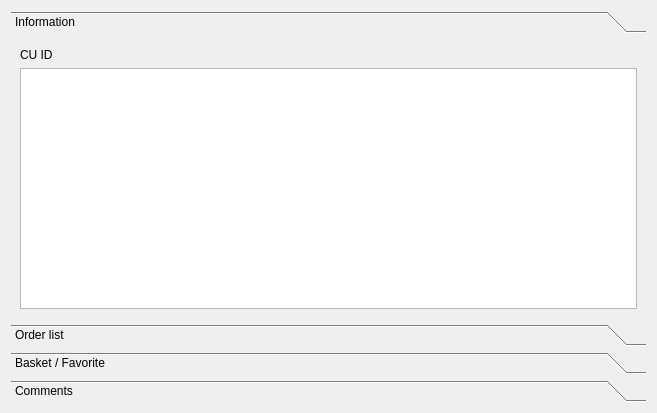
<?xml version="1.0" encoding="UTF-8"?>
<ui version="4.0">
 <class>Form</class>
 <widget class="QWidget" name="Form">
  <property name="geometry">
   <rect>
    <x>0</x>
    <y>0</y>
    <width>657</width>
    <height>413</height>
   </rect>
  </property>
  <property name="windowTitle">
   <string>Form</string>
  </property>
  <layout class="QGridLayout" name="gridLayout">
   <item row="0" column="0">
    <widget class="QToolBox" name="toolBox">
     <property name="currentIndex">
      <number>0</number>
     </property>
     <widget class="QWidget" name="page">
      <property name="geometry">
       <rect>
        <x>0</x>
        <y>0</y>
        <width>635</width>
        <height>267</height>
       </rect>
      </property>
      <attribute name="label">
       <string>Information</string>
      </attribute>
      <layout class="QGridLayout" name="gridLayout_2">
       <item row="0" column="0">
        <widget class="QLabel" name="label">
         <property name="text">
          <string>CU ID </string>
         </property>
        </widget>
       </item>
       <item row="1" column="0">
        <widget class="QTableWidget" name="costumer_profile_information_table"/>
       </item>
      </layout>
     </widget>
     <widget class="QWidget" name="page_2">
      <property name="geometry">
       <rect>
        <x>0</x>
        <y>0</y>
        <width>635</width>
        <height>267</height>
       </rect>
      </property>
      <attribute name="label">
       <string>Order list </string>
      </attribute>
      <layout class="QGridLayout" name="gridLayout_5">
       <item row="1" column="0">
        <widget class="QLabel" name="costumer_profile_wallet_label">
         <property name="maximumSize">
          <size>
           <width>400</width>
           <height>16777215</height>
          </size>
         </property>
         <property name="text">
          <string>wallet inventory</string>
         </property>
        </widget>
       </item>
       <item row="1" column="1">
        <layout class="QHBoxLayout" name="horizontalLayout_9">
         <item>
          <widget class="QTableWidget" name="costumer_profile_order_table"/>
         </item>
        </layout>
       </item>
       <item row="0" column="1">
        <layout class="QHBoxLayout" name="horizontalLayout_4">
         <item>
          <widget class="QLabel" name="label_5">
           <property name="text">
            <string>order list</string>
           </property>
          </widget>
         </item>
        </layout>
       </item>
      </layout>
     </widget>
     <widget class="QWidget" name="page_3">
      <property name="geometry">
       <rect>
        <x>0</x>
        <y>0</y>
        <width>635</width>
        <height>267</height>
       </rect>
      </property>
      <attribute name="label">
       <string>Basket / Favorite</string>
      </attribute>
      <layout class="QGridLayout" name="gridLayout_3">
       <item row="1" column="0">
        <layout class="QHBoxLayout" name="horizontalLayout_7">
         <item>
          <widget class="QTableWidget" name="costumer_profile_basket_table"/>
         </item>
         <item>
          <widget class="QTableWidget" name="costumer_profile_favorite_table"/>
         </item>
        </layout>
       </item>
       <item row="0" column="0">
        <layout class="QHBoxLayout" name="horizontalLayout_2">
         <item>
          <widget class="QLabel" name="label_4">
           <property name="text">
            <string>Basket</string>
           </property>
          </widget>
         </item>
         <item>
          <widget class="QLabel" name="label_3">
           <property name="text">
            <string>favorit</string>
           </property>
          </widget>
         </item>
        </layout>
       </item>
      </layout>
     </widget>
     <widget class="QWidget" name="page_4">
      <property name="geometry">
       <rect>
        <x>0</x>
        <y>0</y>
        <width>635</width>
        <height>267</height>
       </rect>
      </property>
      <attribute name="label">
       <string>Comments</string>
      </attribute>
      <layout class="QGridLayout" name="gridLayout_4">
       <item row="0" column="0">
        <layout class="QHBoxLayout" name="horizontalLayout">
         <item>
          <widget class="QLabel" name="label_6">
           <property name="text">
            <string>Comments list</string>
           </property>
          </widget>
         </item>
        </layout>
       </item>
       <item row="1" column="0">
        <layout class="QHBoxLayout" name="horizontalLayout_6">
         <item>
          <widget class="QTableWidget" name="tableWidget_5"/>
         </item>
        </layout>
       </item>
      </layout>
     </widget>
    </widget>
   </item>
  </layout>
 </widget>
 <resources/>
 <connections/>
</ui>
